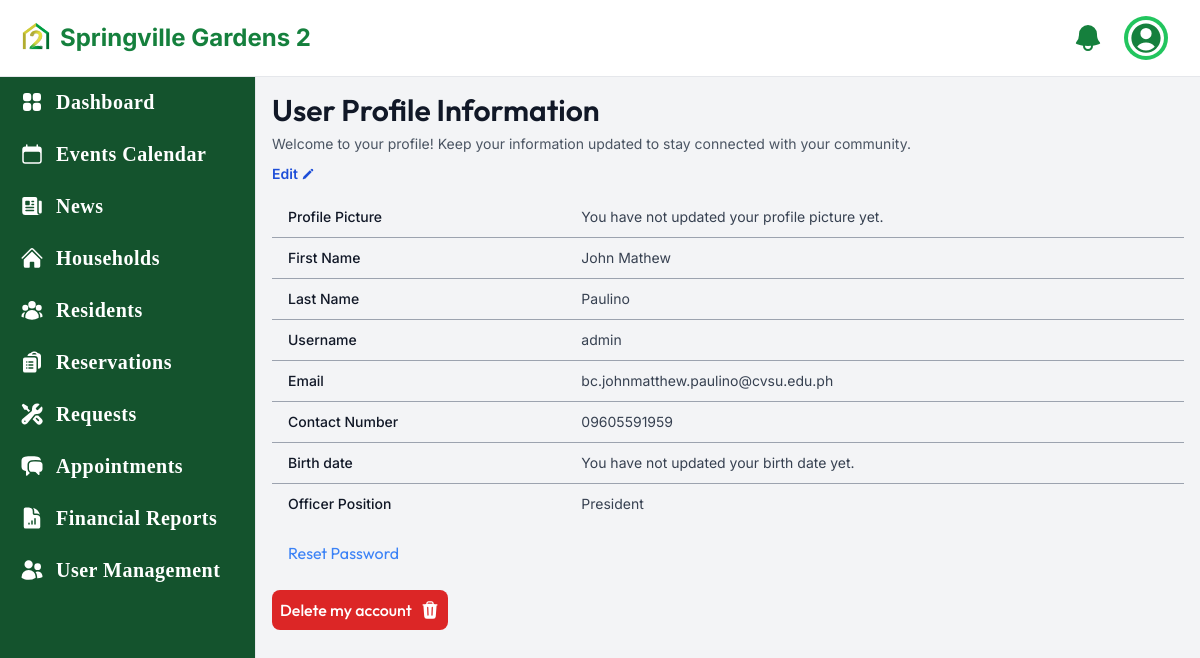
Before: /officer/admin/profile/ (signed in) with the older database file.
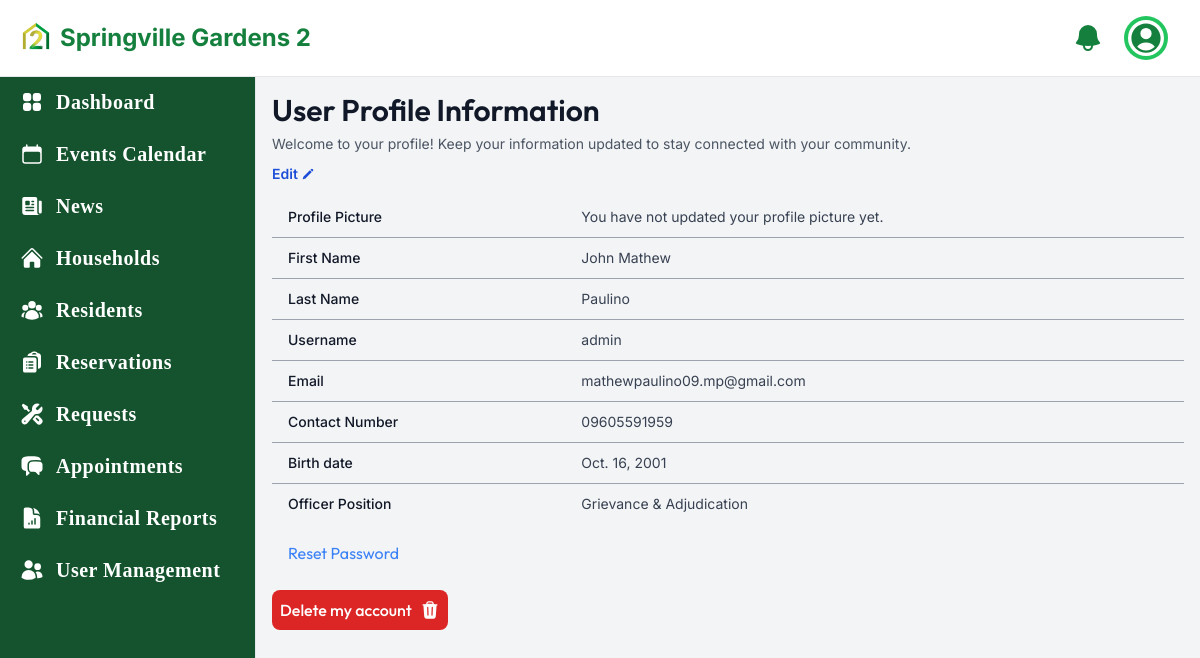
After: the same page with the newer database file.
### SVG2/models.py (models this page shows, shortened)
class User(AbstractUser):
    fname = models.CharField(max_length=30)
    lname = models.CharField(max_length=30)
    is_member = models.BooleanField(default=False)
    is_officer = models.BooleanField(default=False)
    profile_picture = models.ImageField(upload_to='C:/HOA_MIS/media/profile_pics/', blank=True, null=True)  # Optional field for profile picture
    phone_number = models.CharField(max_length=15, blank=True, null=True)  # Optional field for phone number
    birthdate = models.DateField(null=True, blank=True)  # Optional field for birthdate
    email = models.EmailField(unique=True)
    class Meta:
        app_label = 'SVG2'

class Officer(models.Model):
    user = models.OneToOneField(User, on_delete=models.CASCADE,primary_key=True, related_name='officer_profile')
    ROLES_CHOICES = (
        ('President', 'President'),
        ('Vice President', 'Vice President'),
        ('Secretary', 'Secretary'),
        ('Treasurer', 'Treasurer'),
        ('Auditor', 'Auditor'),
        ('P.R.O.', 'P.R.O.'),
        ('Grievance & Adjudication', 'Grievance & Adjudication'),
        ('Business & Finance', 'Business & Finance'),
        ('Peace & Order', 'Peace & Order'),
        ('Sports Committee', 'Sports Committee'),
        ('Seniors Affair', 'Seniors Affair'),
    )
    officer_position = models.CharField(max_length=50, choices=ROLES_CHOICES)

### SVG2/views.py (the view)
# urls.py: path('officer/<username>/profile/', officer_profile_info, name='officer_profile_info'),
@login_required
@user_passes_test(is_officer, login_url='/login')
def officer_profile_info(request, username):
    if username != request.user.username:
        messages.error(request, "You are not authorized to access this page.", extra_tags="unauthorized")
        return redirect('login')
    user = request.user
    return render(request, 'officer/profile/profile_info.html', {
        'user': user
    })

### SVG2/context_processors.py (called while the page is built)
def notifications_context(request):
    if request.user.is_authenticated:
        notifications = Notification.objects.filter(recipient=request.user)
    else:
        notifications = []
    return {"notifications": notifications}

def unread_notifications(request):
    if request.user.is_authenticated:
        unread_count = Notification.objects.filter(recipient=request.user, read=False).count()
    else:
        unread_count = 0
    return {'unread_count': unread_count}

### SVG2/views.py (called while the page is built)
def is_officer(user):
    return user.is_authenticated and user.is_officer

### SVG2/templates/officer/profile/profile_info.html (shortened to what the changed rows need)
{% extends "officer/officer_base.html" %}
{% load static %}
{% block content %}
<div class="pt-16 lg:ml-64">
  <div class="p-4 dark:border-gray-700">
      <div class="mt-4">
  {% if user %}
  <div class="mt-2 border-t border-gray-100">
  <dl class="divide-y divide-gray-400 ">
    <div class="py-2 grid grid-cols-3 gap-4 sm:px-0 items-start">
        <dt class="ml-4 mr-8 text-sm font-medium leading-6 text-gray-900 col-span-1 ">Profile Picture</dt>
          <dd class="text-sm leading-6 text-gray-700 col-span-2 mt-0">
              {% if user.profile_picture %}
              <img class="w-40 w-40" src="{{ user.profile_picture.url }}" alt="{{ user.username }}"></dd>
          {% else %}
              You have not updated your profile picture yet.</dd>
          {% endif %}
      </div>
      <div class="py-2 grid grid-cols-3 gap-4 px-0 items-start">
        <dt class="ml-4 mr-8 text-sm font-medium leading-6 text-gray-900 col-span-1 ">First Name</dt>
          <dd class="text-sm leading-6 text-gray-700 col-span-2 mt-0">{{ user.fname }}</dd>
      </div>
      <div class="py-2 grid grid-cols-3 gap-4 px-0 items-start">
        <dt class="ml-4 mr-8 text-sm font-medium leading-6 text-gray-900 col-span-1 ">Last Name</dt>
          <dd class="text-sm leading-6 text-gray-700 col-span-2 mt-0">{{ user.lname }}</dd>
      </div>
      <div class="py-2 grid grid-cols-3 gap-4 px-0 items-start">
        <dt class="ml-4 mr-8 text-sm font-medium leading-6 text-gray-900 col-span-1 ">Username</dt>
          <dd class="text-sm leading-6 text-gray-700 col-span-2 mt-0">{{ user.username }}</dd>
      </div>
      <div class="py-2 grid grid-cols-3 gap-4 px-0 items-start">
        <dt class="ml-4 mr-8 text-sm font-medium leading-6 text-gray-900 col-span-1 ">Email</dt>
          <dd class="text-sm leading-6 text-gray-700 col-span-2 mt-0">{{ user.email }}</dd>
      </div>
      <div class="py-2 grid grid-cols-3 gap-4 px-0 items-start">
        <dt class="ml-4 mr-8 text-sm font-medium leading-6 text-gray-900 col-span-1 ">Contact Number</dt>
          <dd class="text-sm leading-6 text-gray-700 col-span-2 mt-0">
          {% if user.phone_number %}
              {{ user.phone_number }}
          {% else %}
              You have not updated your phone number yet.
          {% endif %}</dd>
      </div>
      <div class="py-2 grid grid-cols-3 gap-4 px-0 items-start">
        <dt class="ml-4 mr-8 text-sm font-medium leading-6 text-gray-900 col-span-1 ">Birth date</dt>
          <dd class="text-sm leading-6 text-gray-700 xs:col-span-2 mt-0">
          {% if user.birthdate %}
              {{ user.birthdate }}
          {% else %}
              You have not updated your birth date yet.
          {% endif %}</dd>
      </div>
      <div class="py-2 grid grid-cols-3 gap-4 px-0 items-start">
        <dt class="ml-4 mr-8 text-sm font-medium leading-6 text-gray-900 col-span-1 ">Officer Position</dt>
    <dd class="text-sm leading-6 text-gray-700 col-span-2 mt-0 w-full">
        {% if user.officer_profile.officer_position %}
            {{ user.officer_profile.officer_position }}
        {% else %}
            You have not updated your position yet.
        {% endif %}
    </dd>
  </div>
</dl>
<button onclick="openResetModal()" class="text-blue-500 rounded-lg hover:text-blue-700 mt-4 ml-4 items-center">
  <h4>Reset Password</h4>
</button>
</div>
<div class="py-2 mt-4 sm:grid sm:grid-cols-3 sm:gap-4 sm:px-0">
  <dt class="text-md font-medium leading-6 text-gray-900">
    <button onclick="openDeleteUserModal('{{ user.id }}')" class="text-white p-2 rounded-lg bg-red-600 hover:text-red-700 hover:bg-red-400 flex gap-x-2 items-center">
      <h4>Delete my account</h4>
</button>
</dt>
</div>
</div>
{% endif %}
</div>
</div>
{% endblock %}

Changed rows visible on the page:
changed User "John Mathew": email "bc.johnmatthew.paulino@cvsu.edu.ph" → "mathewpaulino09.mp@gmail.com"; birthdate (not shown) → "Oct. 16, 2001"; officer_profile.officer_position "President" → "Grievance & Adjudication"
Other visible differences:
text no longer shown: "You have not updated your birth date yet."
